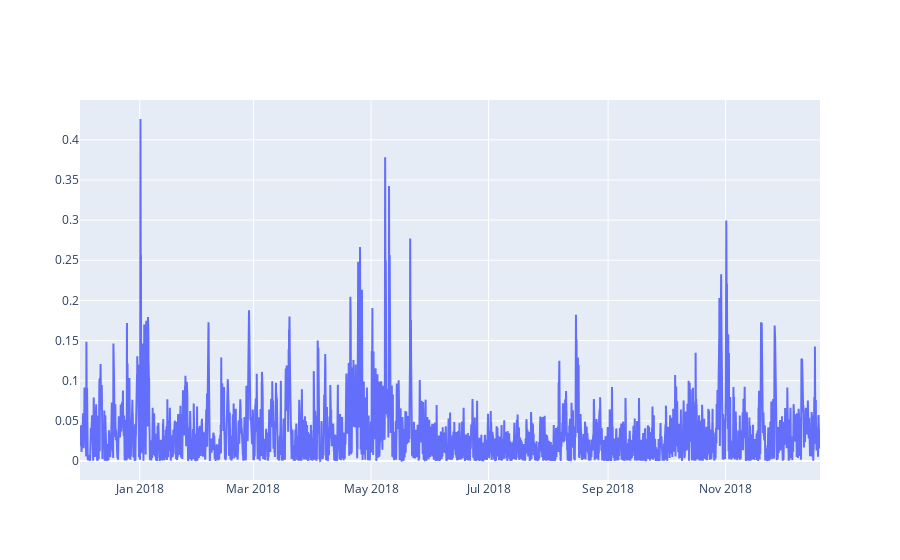

The code cell stored with this chart in its notebook:
### Markdown cell above
Pour inspecter dynamiquement des visualisations, la librairie plotly se révèle très utile.
Ci-dessous vous pouvez identifier les jours et heures qui présentent les erreurs les plus importantes pour ensuite imaginer ce qui a pu pêcher.

### Code cell
from plotly.offline import download_plotlyjs, init_notebook_mode, plot, iplot, iplot_mpl
init_notebook_mode(connected=True)

iplot([{"x": Y_test_full['ds'], "y": relative_error_on_test}])

### Figure 1 — Plotly figure (JSON) as saved in the notebook; plotly's stock layout.template omitted (floating-point values rounded to 4 significant figures; data arrays with more than 128 entries replaced by an {"elided": "..."} marker saying what was removed)
{"data": [{"type": "scatter", "x": {"elided": "9216 str values"}, "y": {"elided": "9216 float values"}}], "layout": {}}
